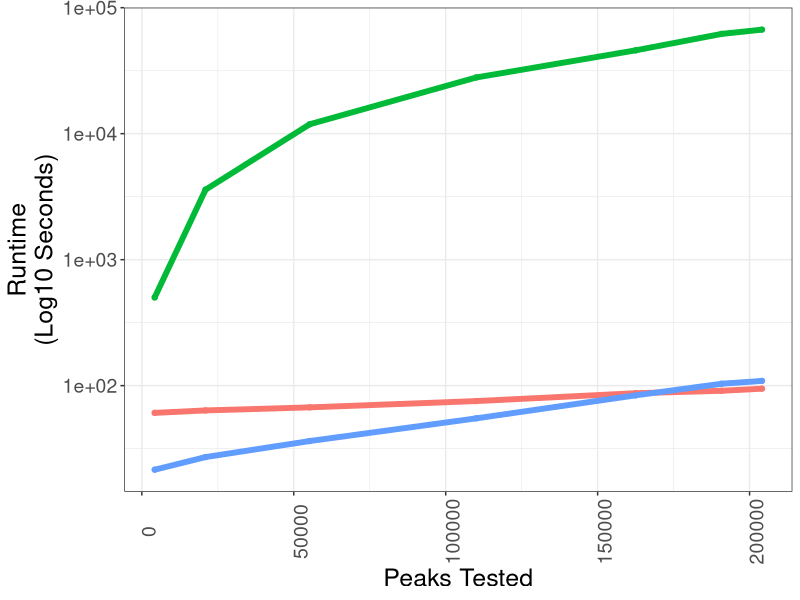

Source code (R):
### 
require(data.table)
require(ggplot2)

signac = fread('Seurat_RunTimeAnalysis.csv')
archr = fread('ArchR_RunTime.csv')
scmacs = fread('MOCHA_runtime.csv')

### format 
signac = signac[, c('TotalPeaks','RunTime')]
signac$Model = 'Signac'

### 
archr$RunTime = archr$RunTime * 60
archr$TotalPeaks = archr$PeakNumber
archr$Model = 'ArchR'
archr = archr[, c('TotalPeaks','RunTime','Model')]

### 
scmacs$TotalPeaks = scmacs$PeaksTested
scmacs = scmacs[, c('TotalPeaks','RunTime','Model')]

### combined data
combined_df = rbind(archr, signac, scmacs)
combined_df = combined_df[TotalPeaks > 4000]

combined_df$Model = factor(combined_df$Model,
                           levels=c('ArchR', 'Signac','scMACS'))

ggplot(combined_df,
       aes(x=TotalPeaks,
           y=RunTime,
           col=Model,
           fill=Model)) + geom_point() +geom_line(size=2)+
  scale_y_continuous(trans='log10')+ylab('Runtime\n(Log10 Seconds)')+
  xlab('Peaks Tested')+theme_bw()+
  theme(legend.position = 'none', 
        axis.title.y = element_text(size=18),
        axis.title.x = element_text(size=18),
        strip.text.x = element_text(size=18),
        axis.text.x = element_text(size=14, angle = 90),
        axis.text.y = element_text(size=14),
  )

get_ratios <- function(combined_df, ModelComparison){
  
  df = dplyr::left_join(combined_df, 
                        combined_df[Model==ModelComparison], 
                                    by='TotalPeaks')
  
  df$Ratio = df$RunTime.y/df$RunTime.x
  ratios= df$Ratio[df$Model.x=='scMACS']
  return(ratios)
}

get_ratios(combined_df, 'Signac')  
get_ratios(combined_df, 'ArchR')  